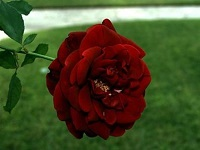
#> input picture testt.jpg, 200 x 150 px
$ python -i extract_feature_maps.py   (imports and definitions only)
#> lines starting #> are read from the running program, lines starting #| are printed output that depends on the picture
#> further down, picture is the input picture: shape (150, 200, 3); mean B, G, R 41.4, 78, 72.3
import numpy as np
import cv2
import math
from sklearn.cluster import KMeans
import EFM

def mult_con_map(img):
    img=img.astype(float)
    level=6
    h,w,c=img.shape
#> h = 150; w = 200; c = 3
    multmap=np.zeros((h,w))
    dx = np.array([-1, 0, 1, -1, 0, 1, -1, 0, 1])
    dy = np.array([-1, -1, -1, 0, 0, 0, 1, 1, 1])
    for i in range(level):
        fimg=cv2.GaussianBlur(img,(5,5),1.5)
        w1=int(w/pow(2,i))
        h1=int(h/pow(2,i))
        scalimage=cv2.resize(fimg,(w1,h1),cv2.INTER_LINEAR)
        scalmap=np.zeros((h1,w1))
        for row in range(1,h1-1):
            for col in range(1,w1-1):
                contrast_value=0
                distance=0
                for window in range(0,9):
                    intensity=scalimage[row,col,:]
                    neibor_intersity=scalimage[row+dy[window],col+dx[window],:]
                    distance=distance+sum(pow((intensity-neibor_intersity),2))
                    contrast_value+=distance
                scalmap[row,col]=contrast_value
        scalmap=(scalmap-np.min(scalmap))/(np.max(scalmap)-np.min(scalmap))
        rescalmap=cv2.resize(scalmap,(w,h),cv2.INTER_LINEAR)
        multmap=multmap+rescalmap
        img=fimg
#> this loop made 6 passes
#> pass 1, in mult_con_map, `fimg=cv2.GaussianBlur(img,(5,5),1.5)`:
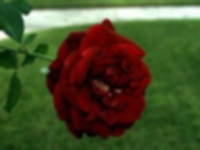
#> fimg: shape (150, 200, 3) float64; mean B, G, R 41.4, 78, 72.2
#> after the loop:
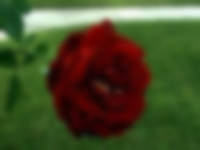
#> fimg: shape (150, 200, 3) float64; mean B, G, R 41.4, 77.9, 72.2
#> after the loop:
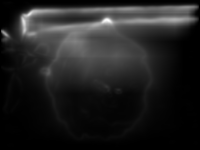
#> multmap: shape (150, 200) float64; min 0, max 3.22, mean 0.426; drawn with min black and max white
    multmap=(multmap-np.min(multmap))/(np.max(multmap)-np.min(multmap))
    return multmap

# [176 lines of commented-out code are left out]

# [137 lines left out: functions EM_init_kmeans, gaussPDF, EM, generate_colormaps, calculate_spatial_variances, not called in this run]

# [22 lines of commented-out code are left out]

>>> import cv2
>>> picture = cv2.imread('testt.jpg')
>>> result = mult_con_map(picture)
